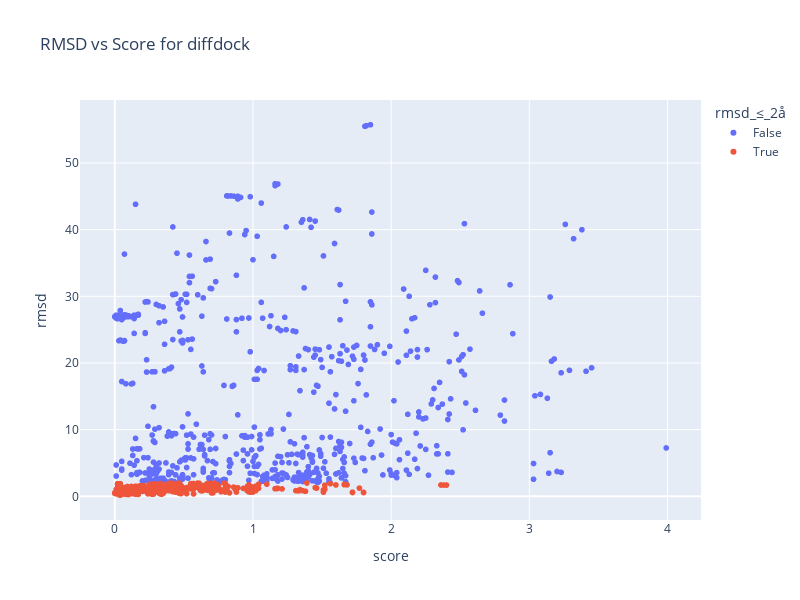
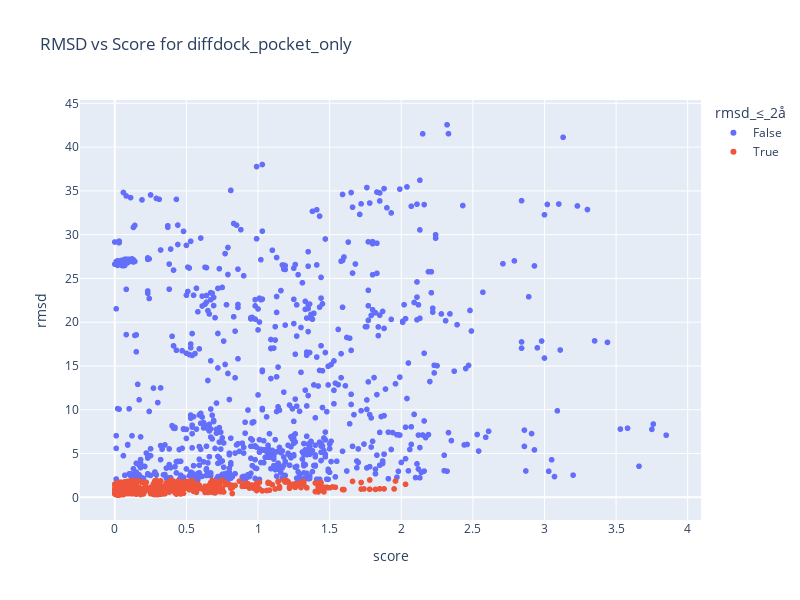
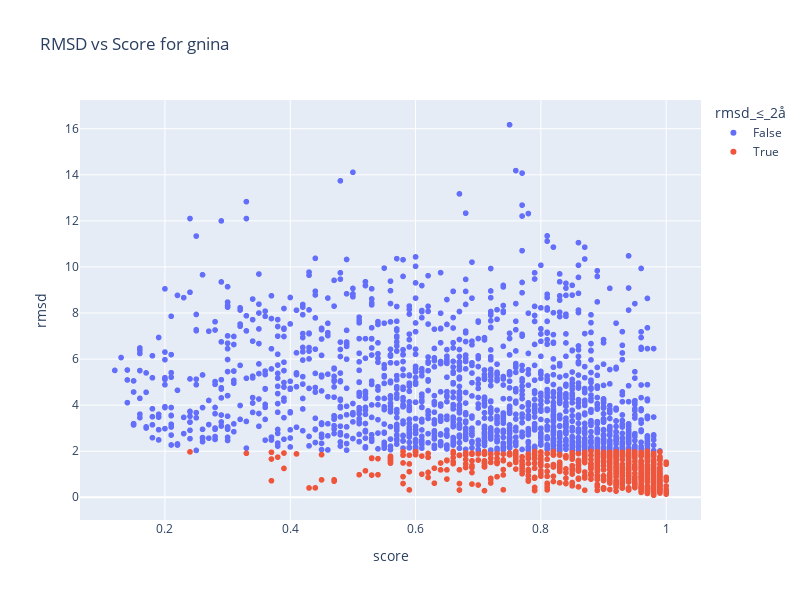
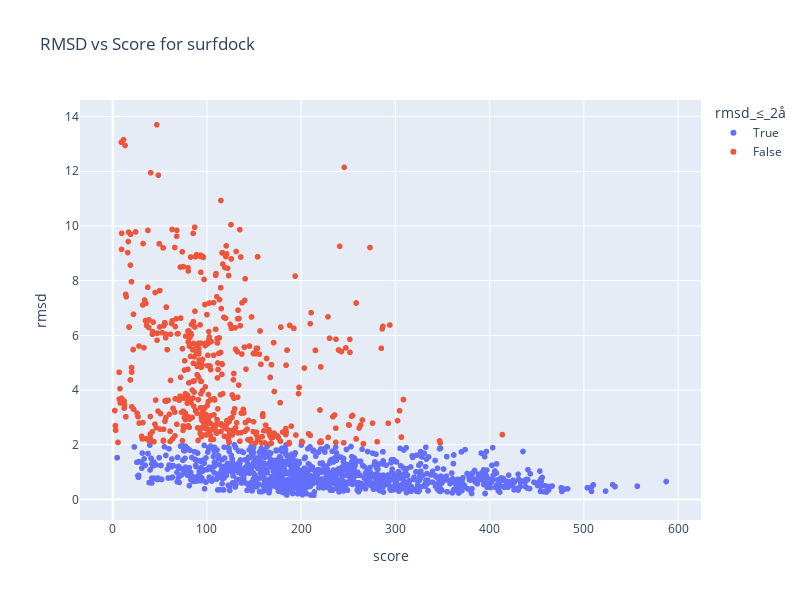

Notebook code for these charts, in order:
### Code cell
methods = df_combined.dropna(subset=["score"])["method"].unique()

for m in methods:
    subset = df_combined[(df_combined["method"] == m) & (df_combined["score"].notna())]
    fig = px.scatter(
        subset,
        x="score",
        y="rmsd",
        color="rmsd_≤_2å",
        title=f"RMSD vs Score for {m}",
        width=800,
        height=600
    )
    fig.show()

### Figure 1 — Plotly figure (JSON) as saved in the notebook; plotly's stock layout.template omitted (floating-point values rounded to 4 significant figures; data arrays with more than 128 entries replaced by an {"elided": "..."} marker saying what was removed)
{"data": [{"hovertemplate": "rmsd_≤_2å=False<br>score=%{x}<br>rmsd=%{y}<extra></extra>", "legendgroup": "False", "marker": {"color": "#636efa", "symbol": "circle"}, "mode": "markers", "name": "False", "showlegend": true, "type": "scattergl", "x": {"elided": "651 float values"}, "xaxis": "x", "y": {"elided": "651 float values"}, "yaxis": "y"}, {"hovertemplate": "rmsd_≤_2å=True<br>score=%{x}<br>rmsd=%{y}<extra></extra>", "legendgroup": "True", "marker": {"color": "#EF553B", "symbol": "circle"}, "mode": "markers", "name": "True", "showlegend": true, "type": "scattergl", "x": {"elided": "443 float values"}, "xaxis": "x", "y": {"elided": "443 float values"}, "yaxis": "y"}], "layout": {"height": 600, "legend": {"title": {"text": "rmsd_≤_2å"}, "tracegroupgap": 0}, "title": {"text": "RMSD vs Score for diffdock"}, "width": 800, "xaxis": {"anchor": "y", "domain": [0, 1], "title": {"text": "score"}}, "yaxis": {"anchor": "x", "domain": [0, 1], "title": {"text": "rmsd"}}}}

### Figure 2 — Plotly figure (JSON) as saved in the notebook; plotly's stock layout.template omitted (floating-point values rounded to 4 significant figures; data arrays with more than 128 entries replaced by an {"elided": "..."} marker saying what was removed)
{"data": [{"hovertemplate": "rmsd_≤_2å=False<br>score=%{x}<br>rmsd=%{y}<extra></extra>", "legendgroup": "False", "marker": {"color": "#636efa", "symbol": "circle"}, "mode": "markers", "name": "False", "showlegend": true, "type": "scattergl", "x": {"elided": "822 float values"}, "xaxis": "x", "y": {"elided": "822 float values"}, "yaxis": "y"}, {"hovertemplate": "rmsd_≤_2å=True<br>score=%{x}<br>rmsd=%{y}<extra></extra>", "legendgroup": "True", "marker": {"color": "#EF553B", "symbol": "circle"}, "mode": "markers", "name": "True", "showlegend": true, "type": "scattergl", "x": {"elided": "560 float values"}, "xaxis": "x", "y": {"elided": "560 float values"}, "yaxis": "y"}], "layout": {"height": 600, "legend": {"title": {"text": "rmsd_≤_2å"}, "tracegroupgap": 0}, "title": {"text": "RMSD vs Score for diffdock_pocket_only"}, "width": 800, "xaxis": {"anchor": "y", "domain": [0, 1], "title": {"text": "score"}}, "yaxis": {"anchor": "x", "domain": [0, 1], "title": {"text": "rmsd"}}}}

### Figure 3 — Plotly figure (JSON) as saved in the notebook; plotly's stock layout.template omitted (floating-point values rounded to 4 significant figures; data arrays with more than 128 entries replaced by an {"elided": "..."} marker saying what was removed)
{"data": [{"hovertemplate": "rmsd_≤_2å=False<br>score=%{x}<br>rmsd=%{y}<extra></extra>", "legendgroup": "False", "marker": {"color": "#636efa", "symbol": "circle"}, "mode": "markers", "name": "False", "showlegend": true, "type": "scattergl", "x": {"elided": "1582 float values"}, "xaxis": "x", "y": {"elided": "1582 float values"}, "yaxis": "y"}, {"hovertemplate": "rmsd_≤_2å=True<br>score=%{x}<br>rmsd=%{y}<extra></extra>", "legendgroup": "True", "marker": {"color": "#EF553B", "symbol": "circle"}, "mode": "markers", "name": "True", "showlegend": true, "type": "scattergl", "x": {"elided": "783 float values"}, "xaxis": "x", "y": {"elided": "783 float values"}, "yaxis": "y"}], "layout": {"height": 600, "legend": {"title": {"text": "rmsd_≤_2å"}, "tracegroupgap": 0}, "title": {"text": "RMSD vs Score for gnina"}, "width": 800, "xaxis": {"anchor": "y", "domain": [0, 1], "title": {"text": "score"}}, "yaxis": {"anchor": "x", "domain": [0, 1], "title": {"text": "rmsd"}}}}

### Figure 4 — Plotly figure (JSON) as saved in the notebook; plotly's stock layout.template omitted (floating-point values rounded to 4 significant figures; data arrays with more than 128 entries replaced by an {"elided": "..."} marker saying what was removed)
{"data": [{"hovertemplate": "rmsd_≤_2å=True<br>score=%{x}<br>rmsd=%{y}<extra></extra>", "legendgroup": "True", "marker": {"color": "#636efa", "symbol": "circle"}, "mode": "markers", "name": "True", "showlegend": true, "type": "scattergl", "x": {"elided": "1368 float values"}, "xaxis": "x", "y": {"elided": "1368 float values"}, "yaxis": "y"}, {"hovertemplate": "rmsd_≤_2å=False<br>score=%{x}<br>rmsd=%{y}<extra></extra>", "legendgroup": "False", "marker": {"color": "#EF553B", "symbol": "circle"}, "mode": "markers", "name": "False", "showlegend": true, "type": "scattergl", "x": {"elided": "657 float values"}, "xaxis": "x", "y": {"elided": "657 float values"}, "yaxis": "y"}], "layout": {"height": 600, "legend": {"title": {"text": "rmsd_≤_2å"}, "tracegroupgap": 0}, "title": {"text": "RMSD vs Score for surfdock"}, "width": 800, "xaxis": {"anchor": "y", "domain": [0, 1], "title": {"text": "score"}}, "yaxis": {"anchor": "x", "domain": [0, 1], "title": {"text": "rmsd"}}}}
